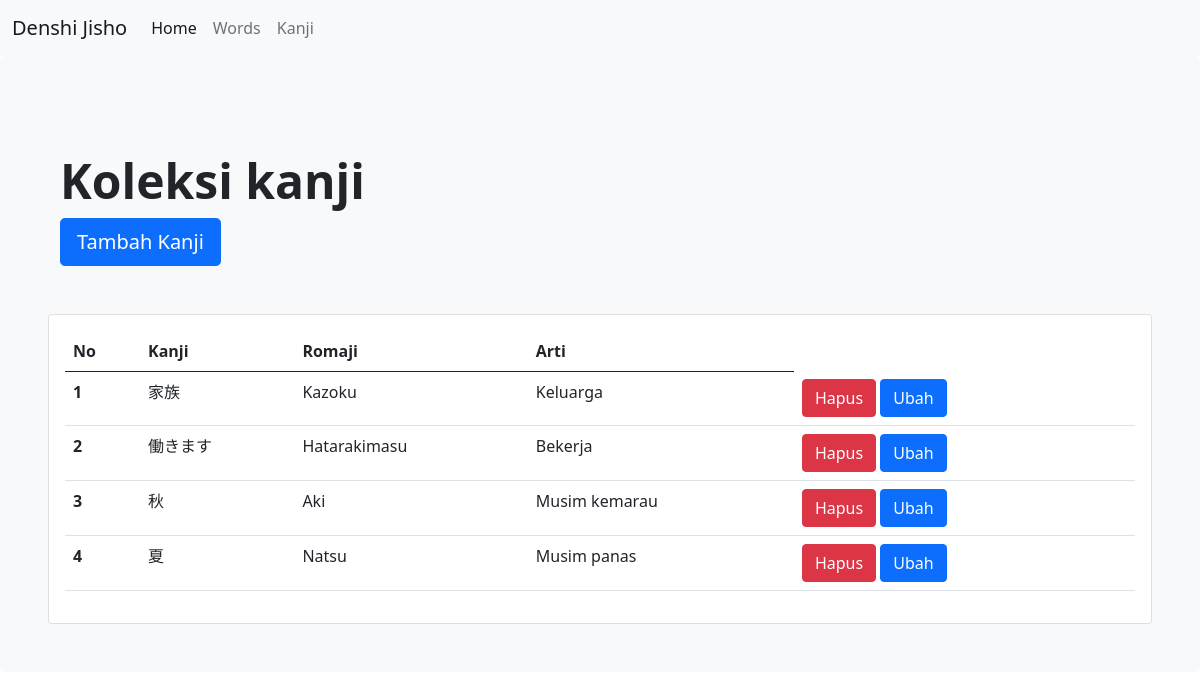
Screenshot of /public/kanji with the database file from the repository.
### tables this page shows
CREATE TABLE `kanji` (
  `ID` int(11) NOT NULL,
  `ID_Koleksi` int(11) NOT NULL,
  `ID_Kata` int(11) NOT NULL,
  `Tulisan` varchar(20) NOT NULL
);

CREATE TABLE `moji` (
  `ID` int(11) NOT NULL,
  `Kata` varchar(20) NOT NULL
);

CREATE TABLE `translate_moji` (
  `ID_Kata` int(11) NOT NULL,
  `Arti_Kata` varchar(30) NOT NULL
);

### app/core/Controller.php (called while the page is built, shortened)
<?php
class Controller {
    public function view($view, $data = [])
    {
        require_once '../app/views/' . $view . '.php';
    }
    public function model($model)
    {
        return new $model;
    }
}
?>

### app/controllers/Kanji.php (called while the page is built, shortened)
<?php
class Kanji extends Controller{
    public function index()
    {
        $data['judul'] = 'Kanji';
        $data['kanji'] = $this->model('Kanji_model')->getAllKanji();
        $this->view('kanji/index', $data);
    }
}
?>

### app/core/App.php (called while the page is built, shortened)
<?php
class App {
    protected $method = 'index';
    protected $params =  [];
    public function __construct()
    {
        $this->controller = new $this->controller;
        call_user_func_array([$this->controller, $this->method], $this->params);
    }
}
?>

### public/index.php (called while the page is built, shortened)
<?php
$app = new app;
?>

### app/core/Database.php (called while the page is built, shortened)
<?php
class Database {
    private $host = DB_HOST;
    private $user = DB_USER;
    private $pass = DB_PASS;
    private$db_name = DB_NAME;
    private $dbh;
    private $stmt;
    public function __construct()
    {
        $dsn = 'mysql:host=' . $this->host .';dbname=' . $this->db_name;
        $option = [
            PDO::ATTR_PERSISTENT => true,
            PDO::ATTR_ERRMODE => PDO::ERRMODE_EXCEPTION,
            PDO::MYSQL_ATTR_INIT_COMMAND => "SET NAMES utf8"
        ];
        try {
            $this->dbh = new PDO($dsn, $this->user, $this->pass, $option);
        } catch(PDOException $e) {
            die($e->getMessage());
        }
    }
    public function query($query)
    {
        $this->stmt = $this->dbh->prepare($query);
    }
    public function execute()
    {
        try {
            $this->stmt->execute();
        } catch (PDOException $e) {
            Flasher::setFlash($e->getMessage() , '' , 'danger' , '');
            header('Location: ' . BASEURL);
            exit;
        }
    }
    public function resultSet()
    {
        $this->execute();
        return $this->stmt->fetchAll(PDO::FETCH_ASSOC);
    }
}
?>

### app/models/Kanji_model.php (called while the page is built, shortened)
<?php
class Kanji_model {
    private $table = 'kanji';
    private $db;
    public function __construct()
    {
        $this->db = new Database;
    }
    public function getAllKanji()
    {
        $this->db->query('
        SELECT
            Kanji.ID,
            Kanji.Tulisan,
            Moji.Kata,
            Translate_Moji.Arti_Kata,
            Kategori.Kategori_Kata
        FROM ' . $this->table .'
            JOIN Moji ON Moji.ID = Kanji.ID_Kata
            JOIN Translate_Moji ON Translate_Moji.ID_Kata = Moji.ID
            JOIN Kategori ON Kategori.ID_Kata = Moji.ID
            ');
        return $this->db->resultSet();
    }
}
?>

### app/views/kanji/index.php (the view, shortened to what this page needs)
<div class="p-5 mb-2 bg-light rounded-3">
    <div class="container-fluid py-5">
        <h1 class="display-5 fw-bold">Koleksi kanji</h1>
        <button class="btn btn-primary btn-lg" type="button" data-bs-toggle="modal" data-bs-target="#Tambah">Tambah Kanji</button>
    </div>
    <div class="card">
        <div class="card-body">
            <table class="table table-theme table-row v-middle">
                <thead>
                    <tr>
                        <th scope="col">No</th>
                        <th scope="col">Kanji</th>
                        <th scope="col">Romaji</th>
                        <th scope="col">Arti</th>
                    </tr>
                </thead>
                <tbody>
                    <?php foreach ($data['kanji'] as $kanji) : ?>
                        <tr>
                            <th scope="row"><?= $kanji['ID'] ?></th>
                            <td><?= $kanji['Tulisan'] ?></td>
                            <td><?= $kanji['Kata'] ?></td>
                            <td><?= $kanji['Arti_Kata'] ?></td>
                            <td>
                                <a href="<?= BASEURL; ?>/kanji/hapus/<?= $kanji['ID'] ?>" class="btn btn-danger" onclick="return confirm('Yakin hapus kanji ini?')">Hapus</a>
                                <a href="<?= BASEURL; ?>/kanji/ubah/<?= $kanji['ID'] ?>" class="btn btn-primary">Ubah</a>
                            <td>
                        <?php endforeach; ?>
                        </tr>
                </tbody>
            </table>
        </div>
    </div>
</div>

### rows the page displays
kanji: ID "1", Tulisan "家族", ID_Kata.Kata "Kazoku", translate_moji.Arti_Kata "Keluarga"
kanji: ID "2", Tulisan "働きます", ID_Kata.Kata "Hatarakimasu", translate_moji.Arti_Kata "Bekerja"
kanji: ID "3", Tulisan "秋", ID_Kata.Kata "Aki", translate_moji.Arti_Kata "Musim kemarau"
kanji: ID "4", Tulisan "夏", ID_Kata.Kata "Natsu", translate_moji.Arti_Kata "Musim panas"
